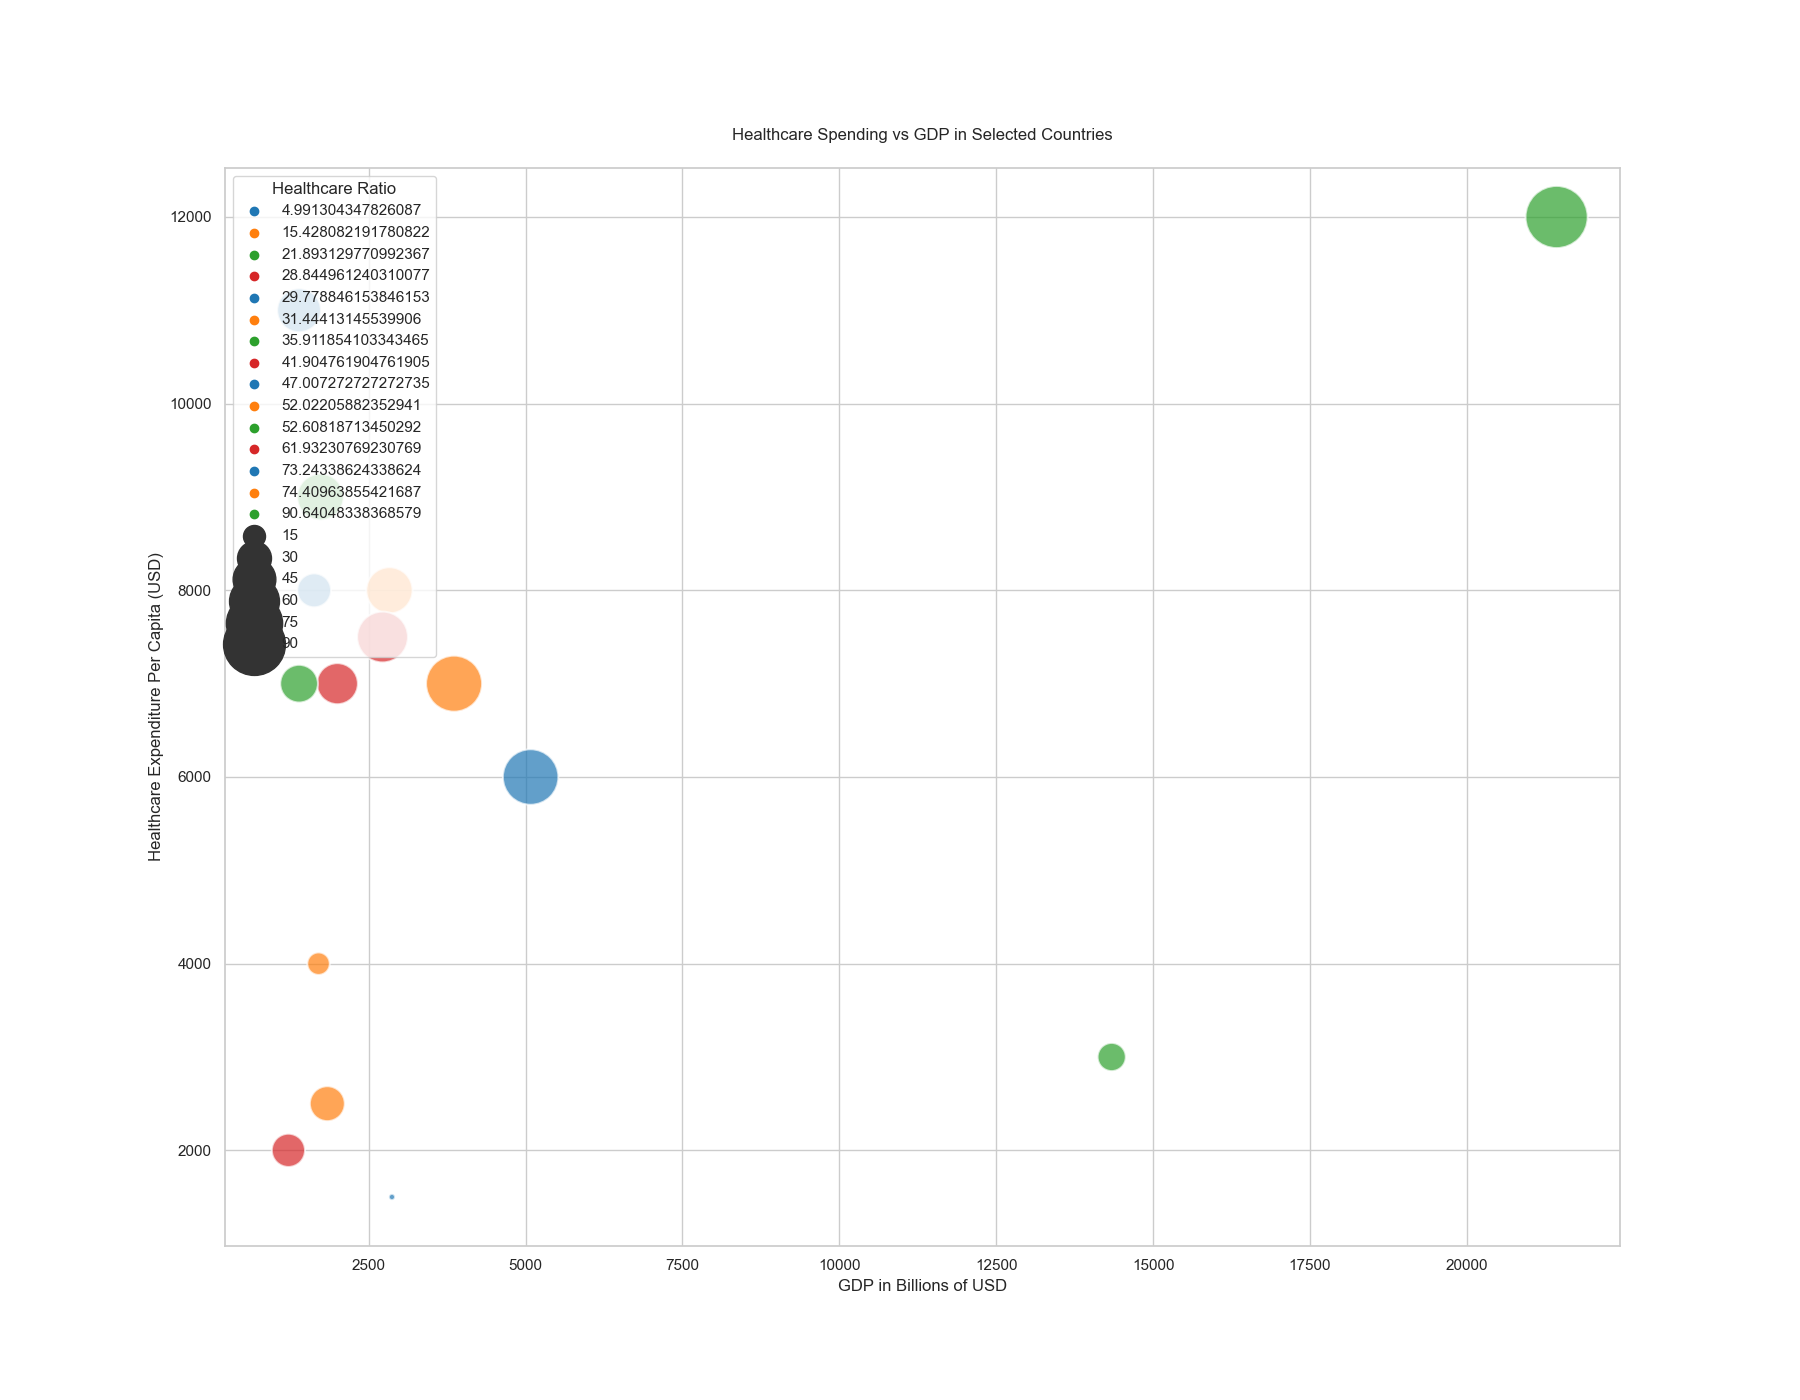

Write the Python code that produced this figure.

import seaborn as sns
import matplotlib.pyplot as plt
import pandas as pd

data = pd.DataFrame({
    'Country': ['United States', 'China', 'Japan', 'Germany', 'India',
                'United Kingdom', 'France', 'Brazil', 'Canada', 'Russia',
                'Australia', 'South Korea', 'Italy', 'Mexico', 'Spain'],
    'GDP_Billion': [21430, 14340, 5080, 3860, 2870, 2830, 2720, 1840, 1730, 1700, 1390, 1630, 2000, 1220, 1390],
    'Expenditure_Per_Capita': [12000, 3000, 6000, 7000, 1500, 8000, 7500, 2500, 9000, 4000, 11000, 8000, 7000, 2000, 7000],
    'Healthcare_Percentage': [16.8, 6.6, 10.9, 11.2, 3.6, 10.0, 11.1, 9.1, 10.4, 5.3, 9.3, 7.6, 8.8, 6.1, 8.5],
    'Population_Millions': [331, 1441, 126, 83, 1380, 68, 65, 213, 38, 146, 25, 52, 60, 129, 47]
})

data['Healthcare_Expenditure_Per_Capita'] = data['GDP_Billion'] * data['Healthcare_Percentage'] * 1e9 / (data['Population_Millions'] * 1e6)
data['Healthcare_Ratio'] = data['Healthcare_Expenditure_Per_Capita'] / data['Expenditure_Per_Capita']

sns.set(style='whitegrid')

plt.figure(figsize=(18, 14))
bubble = sns.scatterplot(data=data, x='GDP_Billion', y='Expenditure_Per_Capita',
                         size='Healthcare_Ratio', hue='Healthcare_Ratio',
                         palette=['#1f77b4','#ff7f0e','#2ca02c','#d62728'],
                         legend='brief', alpha=0.7, sizes=(20, 2000))

plt.xlabel('GDP in Billions of USD')
plt.ylabel('Healthcare Expenditure Per Capita (USD)')
plt.title('Healthcare Spending vs GDP in Selected Countries', pad=20)
plt.legend(loc='upper left', title='Healthcare Ratio')

plt.show()
